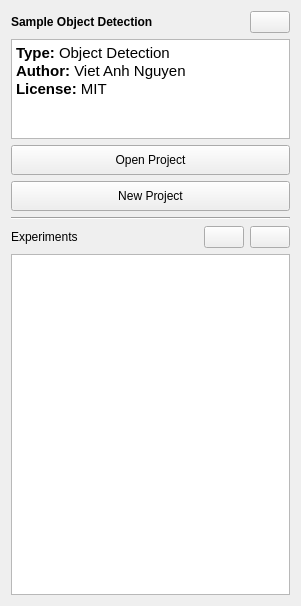
<?xml version="1.0" encoding="UTF-8"?>
<ui version="4.0">
 <class>sidebar_widget</class>
 <widget class="QWidget" name="sidebar_widget">
  <property name="geometry">
   <rect>
    <x>0</x>
    <y>0</y>
    <width>301</width>
    <height>606</height>
   </rect>
  </property>
  <property name="sizePolicy">
   <sizepolicy hsizetype="Expanding" vsizetype="Expanding">
    <horstretch>1</horstretch>
    <verstretch>0</verstretch>
   </sizepolicy>
  </property>
  <property name="maximumSize">
   <size>
    <width>16777215</width>
    <height>16777215</height>
   </size>
  </property>
  <property name="windowTitle">
   <string>Form</string>
  </property>
  <layout class="QGridLayout" name="gridLayout">
   <item row="0" column="0">
    <layout class="QVBoxLayout" name="sidebar_layout">
     <item>
      <layout class="QHBoxLayout" name="project_title_bar_layout">
       <item>
        <widget class="QLabel" name="project_name_label">
         <property name="sizePolicy">
          <sizepolicy hsizetype="Expanding" vsizetype="Preferred">
           <horstretch>0</horstretch>
           <verstretch>0</verstretch>
          </sizepolicy>
         </property>
         <property name="styleSheet">
          <string notr="true">font-weight:bold</string>
         </property>
         <property name="text">
          <string>Sample Object Detection</string>
         </property>
         <property name="alignment">
          <set>Qt::AlignLeading|Qt::AlignLeft|Qt::AlignVCenter</set>
         </property>
        </widget>
       </item>
       <item>
        <widget class="QPushButton" name="edit_project_button">
         <property name="sizePolicy">
          <sizepolicy hsizetype="Minimum" vsizetype="Minimum">
           <horstretch>0</horstretch>
           <verstretch>0</verstretch>
          </sizepolicy>
         </property>
         <property name="text">
          <string/>
         </property>
         <property name="icon">
          <iconset resource="../../../resources/resources.qrc">
           <normaloff>:/images/images/edit.png</normaloff>:/images/images/edit.png</iconset>
         </property>
        </widget>
       </item>
      </layout>
     </item>
     <item>
      <widget class="QTextEdit" name="project_description_edit">
       <property name="sizePolicy">
        <sizepolicy hsizetype="Expanding" vsizetype="Minimum">
         <horstretch>0</horstretch>
         <verstretch>0</verstretch>
        </sizepolicy>
       </property>
       <property name="maximumSize">
        <size>
         <width>16777215</width>
         <height>100</height>
        </size>
       </property>
       <property name="readOnly">
        <bool>true</bool>
       </property>
       <property name="html">
        <string>&lt;!DOCTYPE HTML PUBLIC &quot;-//W3C//DTD HTML 4.0//EN&quot; &quot;http://www.w3.org/TR/REC-html40/strict.dtd&quot;&gt;
&lt;html&gt;&lt;head&gt;&lt;meta name=&quot;qrichtext&quot; content=&quot;1&quot; /&gt;&lt;style type=&quot;text/css&quot;&gt;
p, li { white-space: pre-wrap; }
&lt;/style&gt;&lt;/head&gt;&lt;body style=&quot; font-family:'Sans Serif'; font-size:9pt; font-weight:400; font-style:normal;&quot;&gt;
&lt;p style=&quot; margin-top:0px; margin-bottom:0px; margin-left:0px; margin-right:0px; -qt-block-indent:0; text-indent:0px;&quot;&gt;&lt;span style=&quot; font-family:'Arial,FreeSans,sans-serif'; font-size:11pt; font-weight:600;&quot;&gt;Type:&lt;/span&gt;&lt;span style=&quot; font-family:'Arial,FreeSans,sans-serif'; font-size:11pt;&quot;&gt; Object Detection&lt;/span&gt;&lt;/p&gt;
&lt;p style=&quot; margin-top:0px; margin-bottom:0px; margin-left:0px; margin-right:0px; -qt-block-indent:0; text-indent:0px;&quot;&gt;&lt;span style=&quot; font-family:'Arial,FreeSans,sans-serif'; font-size:11pt; font-weight:600;&quot;&gt;Author: &lt;/span&gt;&lt;span style=&quot; font-family:'Arial,FreeSans,sans-serif'; font-size:11pt;&quot;&gt;Viet Anh Nguyen&lt;/span&gt;&lt;/p&gt;
&lt;p style=&quot; margin-top:0px; margin-bottom:0px; margin-left:0px; margin-right:0px; -qt-block-indent:0; text-indent:0px;&quot;&gt;&lt;span style=&quot; font-family:'Arial,FreeSans,sans-serif'; font-size:11pt; font-weight:600;&quot;&gt;License: &lt;/span&gt;&lt;span style=&quot; font-family:'Arial,FreeSans,sans-serif'; font-size:11pt;&quot;&gt;MIT&lt;/span&gt;&lt;/p&gt;&lt;/body&gt;&lt;/html&gt;</string>
       </property>
      </widget>
     </item>
     <item>
      <widget class="QPushButton" name="open_project_button">
       <property name="minimumSize">
        <size>
         <width>0</width>
         <height>30</height>
        </size>
       </property>
       <property name="text">
        <string>Open Project</string>
       </property>
       <property name="icon">
        <iconset resource="../../../resources/resources.qrc">
         <normaloff>:/images/images/open.png</normaloff>:/images/images/open.png</iconset>
       </property>
      </widget>
     </item>
     <item>
      <widget class="QPushButton" name="new_project_button">
       <property name="minimumSize">
        <size>
         <width>0</width>
         <height>30</height>
        </size>
       </property>
       <property name="layoutDirection">
        <enum>Qt::LeftToRight</enum>
       </property>
       <property name="text">
        <string>New Project</string>
       </property>
       <property name="icon">
        <iconset resource="../../../resources/resources.qrc">
         <normaloff>:/images/images/new_project.png</normaloff>:/images/images/new_project.png</iconset>
       </property>
      </widget>
     </item>
     <item>
      <widget class="Line" name="middle_vertical_line">
       <property name="orientation">
        <enum>Qt::Horizontal</enum>
       </property>
      </widget>
     </item>
     <item>
      <layout class="QHBoxLayout" name="experiment_title_layout">
       <property name="leftMargin">
        <number>0</number>
       </property>
       <property name="topMargin">
        <number>0</number>
       </property>
       <property name="rightMargin">
        <number>0</number>
       </property>
       <property name="bottomMargin">
        <number>0</number>
       </property>
       <item>
        <widget class="QLabel" name="experiment_label">
         <property name="sizePolicy">
          <sizepolicy hsizetype="Expanding" vsizetype="Preferred">
           <horstretch>0</horstretch>
           <verstretch>0</verstretch>
          </sizepolicy>
         </property>
         <property name="text">
          <string>Experiments</string>
         </property>
        </widget>
       </item>
       <item>
        <widget class="QPushButton" name="new_experiment_button">
         <property name="sizePolicy">
          <sizepolicy hsizetype="Minimum" vsizetype="Minimum">
           <horstretch>0</horstretch>
           <verstretch>0</verstretch>
          </sizepolicy>
         </property>
         <property name="text">
          <string/>
         </property>
         <property name="icon">
          <iconset resource="../../../resources/resources.qrc">
           <normaloff>:/images/images/plus.png</normaloff>:/images/images/plus.png</iconset>
         </property>
        </widget>
       </item>
       <item>
        <widget class="QPushButton" name="delete_experiment_button">
         <property name="text">
          <string/>
         </property>
         <property name="icon">
          <iconset resource="../../../resources/resources.qrc">
           <normaloff>:/images/images/minus.png</normaloff>:/images/images/minus.png</iconset>
         </property>
        </widget>
       </item>
      </layout>
     </item>
     <item>
      <widget class="QTableView" name="experiment_table"/>
     </item>
    </layout>
   </item>
  </layout>
 </widget>
 <resources>
  <include location="../../../resources/resources.qrc"/>
 </resources>
 <connections/>
</ui>
